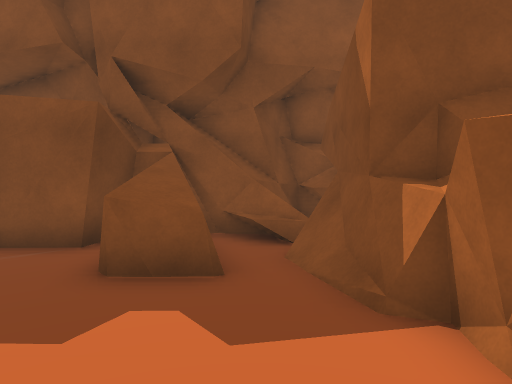
[1] (above)

16 first-person views from a walk through a scene from a Unity 3-D project. The camera is 1.5 m above the floor, tilts 4° down and sees 70° across. The floor is counted in squares, 1 m on a side. Each view is taken from the middle of a square. On the plan, view 1 faces up. The plan holds only what a view shows up to about 16 squares ahead; the rest is blank. The place goes on beyond the plan.

[2]
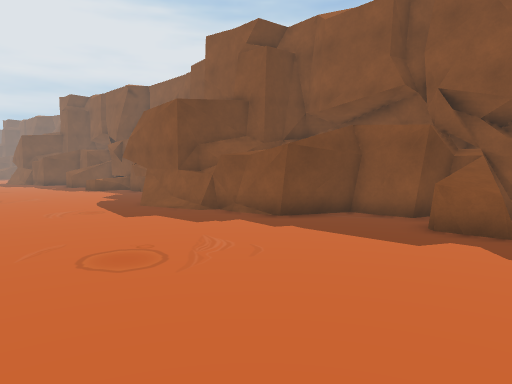

[3]
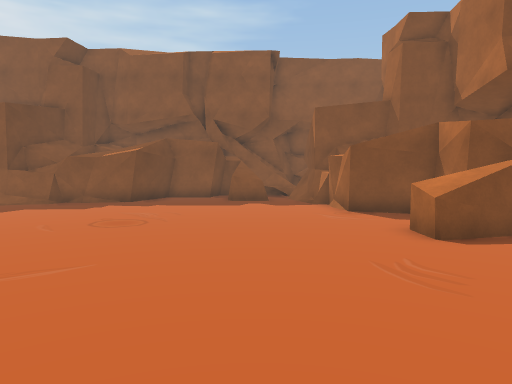

[4]
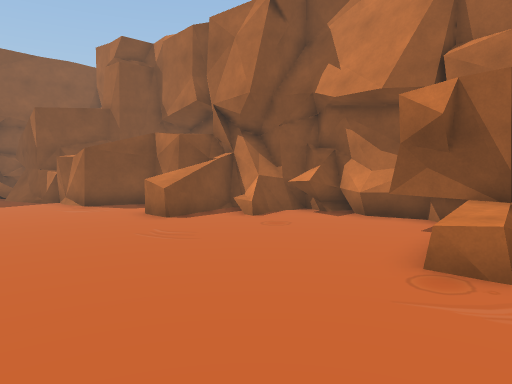

[5]
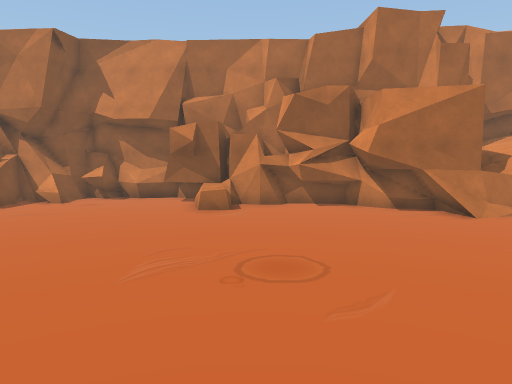

[6]
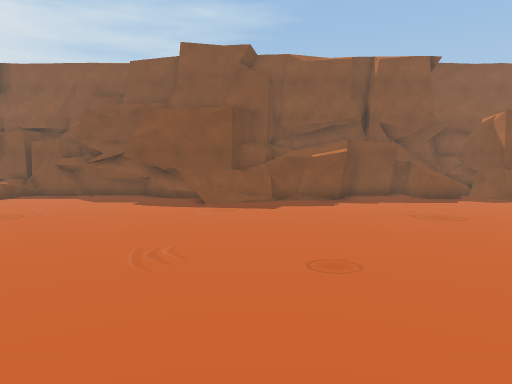

[7]
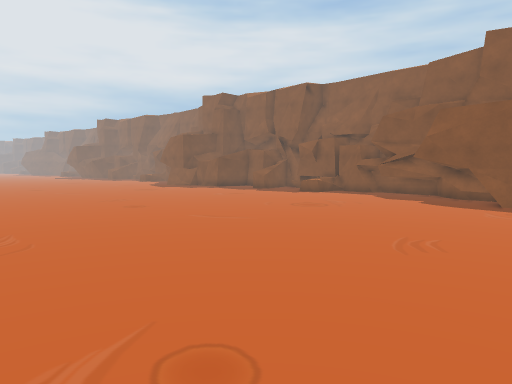

[8]
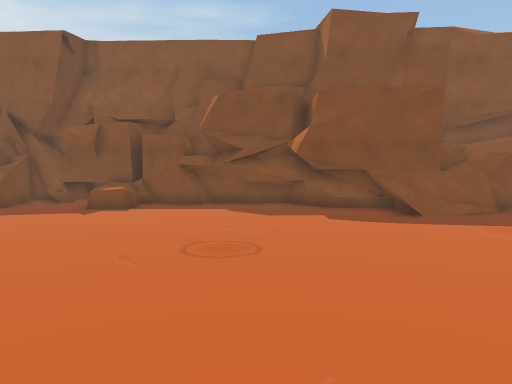

[9]
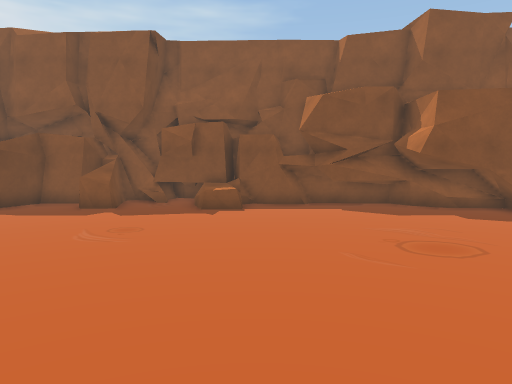

[10]
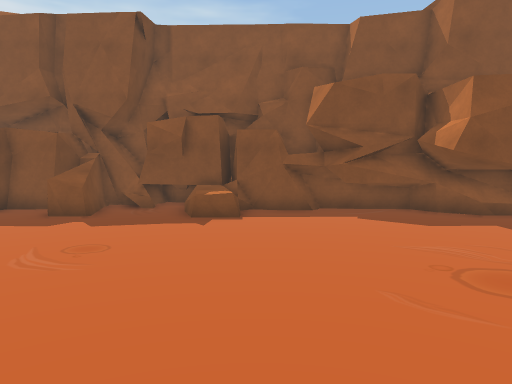

[11]
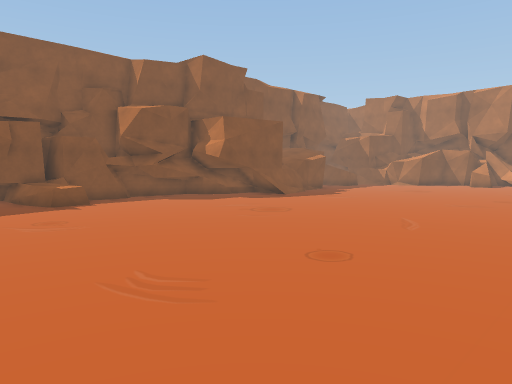

[12]
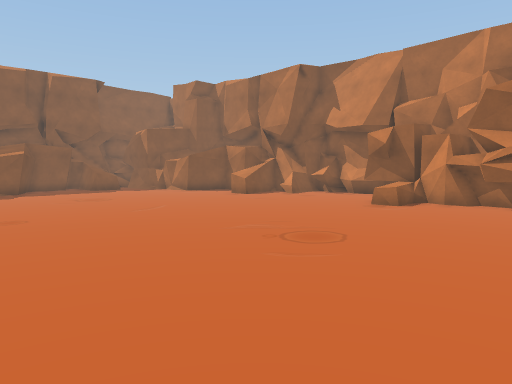

[13]
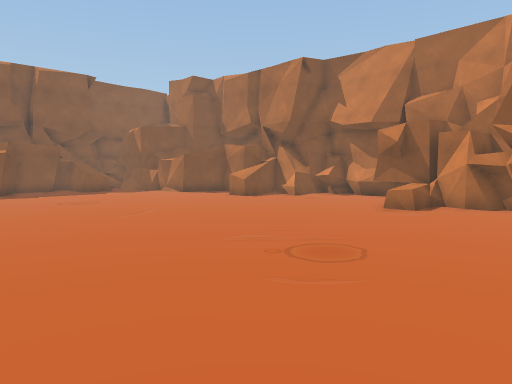

[14]
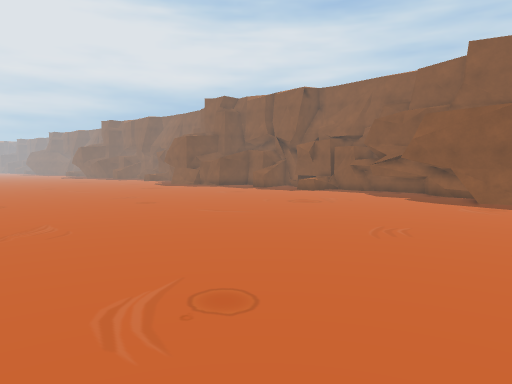

[15]
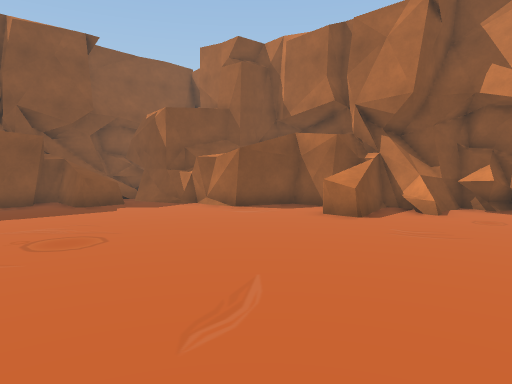

[16]
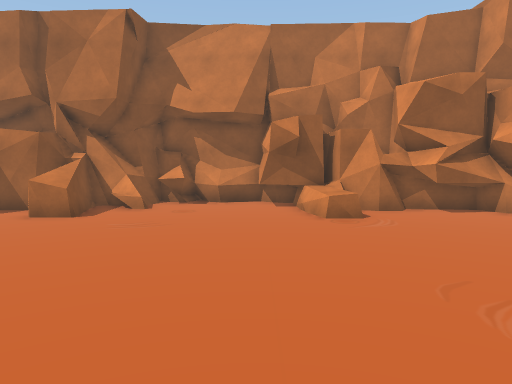

### Floor plan
Key: @ floor where view 1 was taken; # wall or solid block; . floor; / step, stairs or slope; = window, fence, low wall or low ledge; ^ raised ledge; O other object.
Columns run from 27 left of view 1 to 7 right of it. Each row starts with its distance up from view 1.
  9 ######                   ###=#
  8 ######                  ###=.#
  7 ###.^^#######         #####//#
  6 ^=..^^...######      ##..^^.O#
  5 ^=..^^......#######  #...^^./#
  4 ............ ######^##......=#
  3 ...............///...........#
  2 .............................#
  1 .............................###
  0 ...........................@...##
 -1  ...............................#
 -2  .............................==##
 -3  .............................^^=#
 -4  ...............................O##
 -5  ...............................==#
 -6  ................................##
 -7  .................................#
 -8  .................................#
 -9 .................................##
-10 ................................# #
-11  .............................^^##
-12       ........................^^#
-13            ....................##
-14                 ...............##
-15                 ...............#
-16                  ..............#
-17                  ............ ##
-18                 .       .....##

Where each view was taken, in squares from view 1:
view 1: 0 up, 0 right, facing up
view 2: 4 down, 1 right, facing up-left
view 3: 11 down, 1 left, facing up
view 4: 13 down, 3 left, facing up-right
view 5: 13 down, 10 left, facing right
view 6: 12 down, 10 left, facing up
view 7: 13 down, 9 left, facing up-left
view 8: 8 down, 17 left, facing up
view 9: 8 down, 21 left, facing up
view 10: 6 down, 21 left, facing up
view 11: 10 down, 27 left, facing up-right
view 12: 18 down, 11 left, facing up-right
view 13: 17 down, 10 left, facing up-right
view 14: 14 down, 8 left, facing up-left
view 15: 9 down, 7 left, facing up-right
view 16: 9 down, 8 left, facing right
